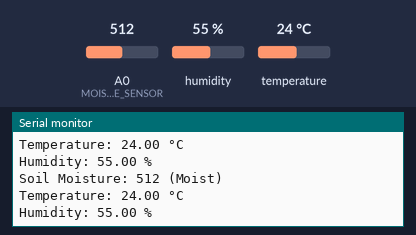
This sketch was run on a simulated Arduino Uno, built with avr-gcc and run on an emulated ATmega328P. Parts: the last lines printed to the serial monitor. Inputs (shaded band) come from the test bench; at power-on: A0 (MOISTURE_SENSOR) = 512, humidity 55 %, temperature 24 °C.

Above: at 1.8 s.
1.9 s: A0 (MOISTURE_SENSOR) set to 390
At 2.8 s:
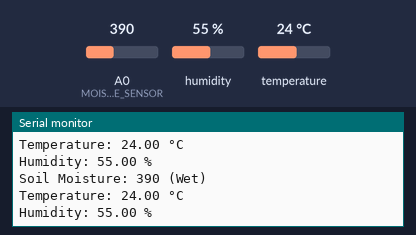
4.6 s: A0 (MOISTURE_SENSOR) set to 810
At 6.1 s:
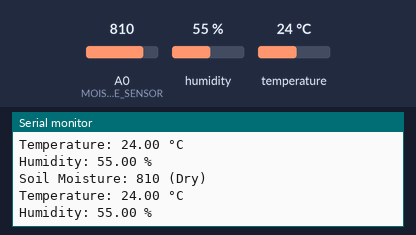
7.7 s: humidity set to 22 %
At 9.0 s:
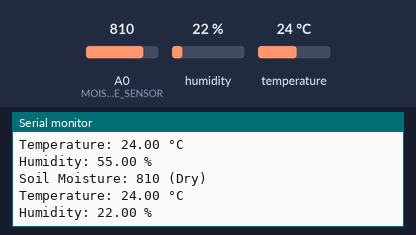
9.2 s: temperature set to 12 °C
At 10.6 s:
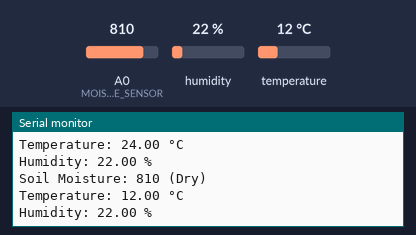
10.7 s: humidity set to 40 %
At 13.0 s:
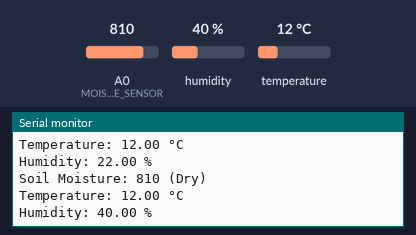
Timing chart, 0 to 13.2 s (numbered marks = the images above; inputs shaded):
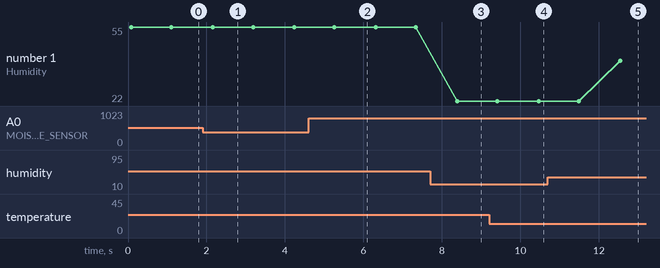

Measured:
- after the input at 1.9 s, the serial monitor: prints a new line after 0.21 s (image 1)
- after the input at 4.6 s, the serial monitor: prints a new line after 0.61 s (image 2)
- after the input at 7.7 s, the serial monitor: prints a new line after 0.69 s (image 3)
- after the input at 9.2 s, the serial monitor: prints a new line after 1.2 s (image 4)
- after the input at 10.7 s, the serial monitor: prints a new line after 1.8 s (image 5)
- plotted number 1: 55 → 22 after the input at 7.7 s, 22 → 40 after the input at 10.7 s

The sketch:

tx.ino
```cpp
#include <SoftwareSerial.h>
#include <DHT.h>

// Pin Definitions
#define MOISTURE_SENSOR A0  // Soil Moisture Sensor
#define DHTPIN 6            // DHT11 Sensor connected to D6
#define DHTTYPE DHT11       // DHT11 Sensor Type

SoftwareSerial xbee(2, 3);  // XBee: RX → D2, TX → D3
DHT dht(DHTPIN, DHTTYPE);   // Initialize DHT11 Sensor

void setup() {
    Serial.begin(9600);
    xbee.begin(9600);  // XBee communication baud rate
    dht.begin();
    pinMode(MOISTURE_SENSOR, INPUT);
}

void loop() {
    int moistureValue = analogRead(MOISTURE_SENSOR);  // Read soil moisture
    float temperature = dht.readTemperature();  // Read temperature (Celsius)
    float humidity = dht.readHumidity();        // Read humidity

    // Check if DHT11 readings are valid
    if (isnan(temperature) || isnan(humidity)) {
        Serial.println("Failed to read from DHT11 sensor!");
        return;
    }

    // Determine soil moisture status
    String moistureStatus;
    if (moistureValue < 400) {
        moistureStatus = "Wet";
    } else if (moistureValue >= 400 && moistureValue <= 800) {
        moistureStatus = "Moist";
    } else {
        moistureStatus = "Dry";
    }

    // Print data to Serial Monitor
    Serial.print("Soil Moisture: "); Serial.print(moistureValue);
    Serial.print(" ("); Serial.print(moistureStatus); Serial.println(")");
    Serial.print("Temperature: "); Serial.print(temperature); Serial.println(" °C");
    Serial.print("Humidity: "); Serial.print(humidity); Serial.println(" %");

    // Send data via XBee
    xbee.print(moistureValue);
    xbee.print(",");
    xbee.print(moistureStatus);
    xbee.print(",");
    xbee.print(temperature);
    xbee.print(",");
    xbee.print(humidity);
    xbee.print("\n");  // Send newline for readability

    delay(1000);  // Delay for stability
}
```
